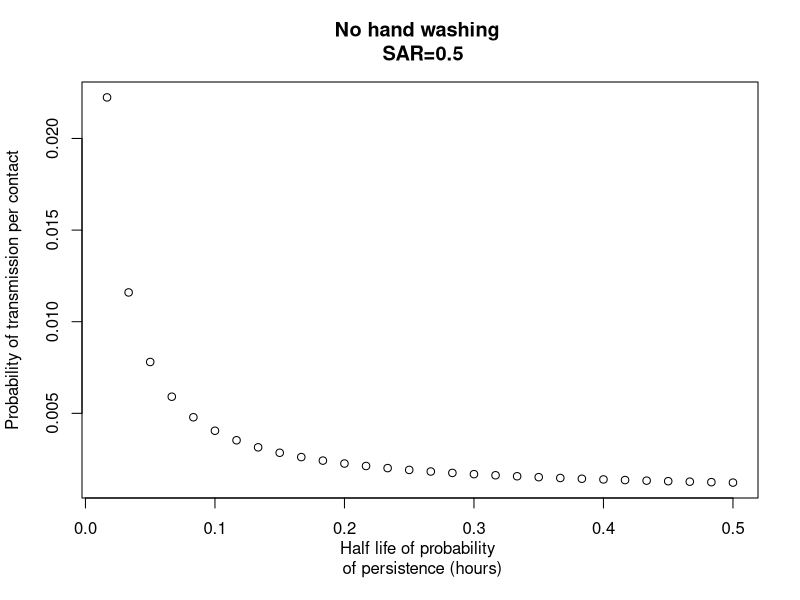
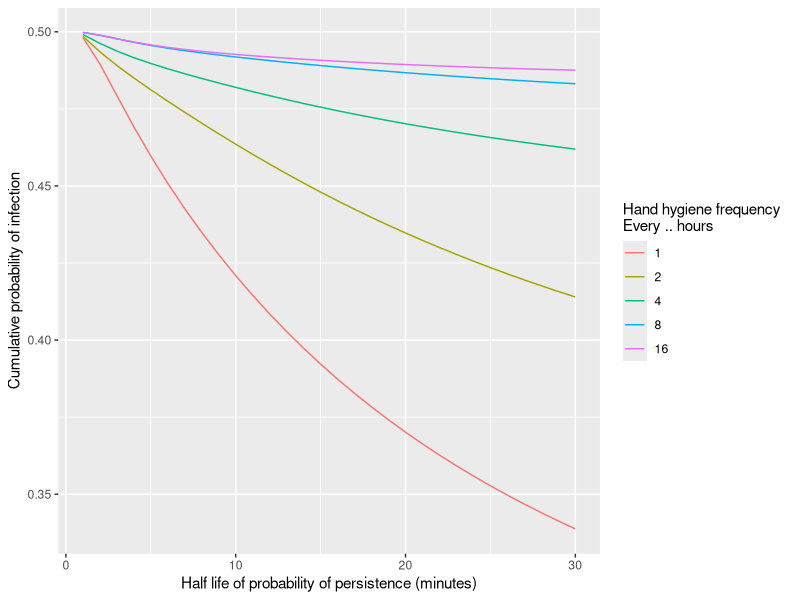
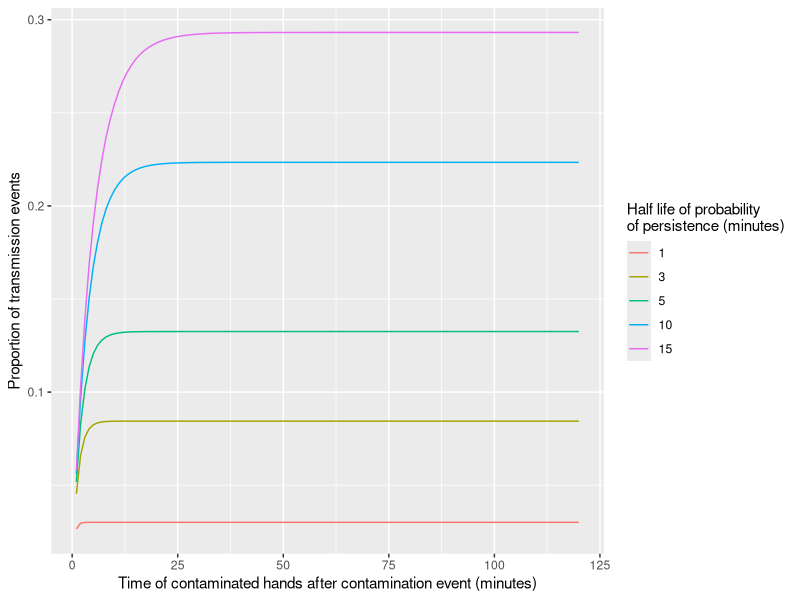

These figures' R source, in order:
# =============================================================================== #
# Hand hygiene covid-19 model 
# =============================================================================== #
rm(list=ls())
# Packages
library(ggplot2)
library(tidyr)
library(dplyr)

# Generate times according to exponential distribution
# Exponentially distributed time-to-event until time t_end
exp.times <- function(t_end, rate){
  t <- t_temp <- NULL
  t0 <- t_max <- 0
  while(t_max< t_end){
    temp <- rexp(1, rate=rate)
    t_temp <- c(t_temp, temp)
    t_max <- t_max + temp
    t <-c(t, t_max) 
  }
  if(t[length(t)]>t_end) {
    t <- t[-length(t)]
    t_temp <- t_temp[-length(t_temp)]
  }
  return(list(t=t,t_temp=t_temp))
}

lognormal.times <- function(t_end, c_mean, c_sd){
  t <- t_temp <- NULL
  t0 <- t_max <- 0
  while(t_max< t_end){
    temp <- rlnorm(1, meanlog=c_mean, sdlog=c_sd)
    t_temp <- c(t_temp, temp)
    t_max <- t_max + temp
    t <-c(t, t_max) 
  }
  if(t[length(t)]>t_end) {
    t <- t[-length(t)]
    t_temp <- t_temp[-length(t_temp)]
  }
  return(list(t=t,t_temp=t_temp))
}

# =============================================================================== #
# Household function
# =============================================================================== #
# unit of time = hour
# c_rate = Rate at which hands of person is contaminated
# f_rate = Rate at which hands touch face (per unit of time)
# halflife = Time until probability of persistence is halved (per unit of time)
# f_times = Mean number of times at which hands touch face (per unit of time)
# t_end = Time period (default: 24 hours)
# eps = Probability of transmission per contact
# HW = Option for hand washing frequency (1=fixed regular times, 2=exponential)
# For HW=1: t_reg = regular, fixed times between hand washing
# For HW=2: hw_mean = mean for exponential distribution of hand washing times
# CT = Option for distribution of carriage duration
# =============================================================================== #

household.fun <- function(t_end=24*5, 
                          CT = 2, c_mean=1, c_sd=1, halflife=1, 
                          f_rate=2, eps=0.01,
                          HW = 1, hw_mean=10/60,
                          seed=NULL){
  if(!is.null(seed)) set.seed(seed)
  # rate for exponential decay computed from halflife
  v_rate <- -log(0.5)/halflife
  
  # Contamination times
  if(CT==1){ # Fixed times (constant)
    t_c<- seq(0, t_end, by = c_mean)
  }else if(CT==2){ # Exponential distrbution
    t_c <- exp.times(t_end,1/c_mean)$t
  }else if(CT==3){ # Log-normal (heavy-tail)
    t_c <- lognormal.times(t_end,c_mean,c_sd)$t
  }
  
  
  # Hand washing times/events
  t_HW <-NULL
  if(HW==1){# Hand washing at fixed times
    t_HW <- seq(0, t_end, by = hw_mean)
  }else if(HW==2){# Hand washing at random times (Poisson)
    t_HW <- exp.times(t_end, 1/hw_mean)$t
  }else if(HW==3){# Event-prompted hand washing
    # TBD
  }
  
  # Face-touching events
  # For now: poisson distribution for events/exponential distribution for times
  t_f <- exp.times(t_end, f_rate)$t
  
  # Compute probability of persistence at face-touching events
  # For now: Exponential distribution 
  v <- rep(0, length(t_f)) # prob. of contamination at face touching events
  # total time of exposure, i.e. cumulative time between contamination event and face-touching 
  # with no hand washing event: 
  t_exp <- last_tc <- NULL
  for(i in 1:length(t_f)){
    ind <- which(t_c<=t_f[i])
    if(length(ind)>0){
      # Last contamination event/time
      last <- t_c[ind[length(ind)]] 
      if(HW==0){
        v[i] <- exp(-v_rate*(t_f[i]-last)) # No handwashing events
        t_exp <- c(t_exp, t_f[i]-last)
        last_tc <- c(last_tc,last)
      }
      else{
        # Was there a hand washing in between contamination and face-touching?
        ind_HW <- intersect(which(t_HW>=last), which(t_HW<t_f[i]))
        if(length(ind_HW)>0) v[i] <- 0 # yes
        else{
          v[i] <- exp(-v_rate*(t_f[i]-last)) # no
          t_exp <- c(t_exp, t_f[i]-last)
          last_tc <- c(last_tc,last)
        }
      }
    }
  }
  
  # Force of infection
  foi <- eps*v
  # Probability of infection
  p_inf <- 1-exp(-sum(foi))
  
  return(list(p_inf=p_inf, v=v, t_c=t_c, t_f=t_f, t_HW=t_HW, t_exp=t_exp, last_tc=last_tc))
}

# Calculate epsilon (prob. of transmission per contact) in scenario with no HW
# Fixed SAR
compute.eps <- function(t_end,c_mean,f_rate,halflife, SAR=0.5, seed=NULL){
  if(!is.null(seed)) set.seed(seed)
  t_c <- exp.times(t_end,1/c_mean)$t
  t_f <- exp.times(t_end, f_rate)$t
  v_rate <- -log(0.5)/halflife
  sum <- 0
  for(i in 1:length(t_f)){
    ind <- which(t_c<=t_f[i])
    if(length(ind)>0){
      last <- t_c[ind[length(ind)]] 
      sum <- sum + exp(-v_rate*(t_f[i]-last))
    }
  }
  return(-log(SAR)/sum)
}


###############################
infPeriod <- 5
# Without hand washing
dc <- seq(1,30)/60 # Persistence of virus on hands (per hour)
eps <- probTrans <- meanP <- rep(0,length(dc))
for(i in 1:length(dc)){
  eps[i] <- compute.eps(t_end=24*infPeriod,c_mean=1,f_rate=11,halflife=dc[i], SAR=0.5, seed=12345)
  p <- household.fun(t_end=24*infPeriod, HW=0, f_rate=11, eps=eps[i], halflife=dc[i],seed=12345)$v
  meanP[i] <- mean(p)
}

plot(dc, eps, 
     xlab="Half life of probability \n of persistence (hours)", 
     ylab="Probability of transmission per contact",
     main="No hand washing \n SAR=0.5")

# =============================================================================== #
# how transmission prob in a 2 person household changes with hand hygiene 
# frequency as a function of duration of contamination (but where parameters are 
# constrained to give the same secondary attack rate in the absence of hand hygiene)
# =============================================================================== #
# hw <- c(1,2,3,6,12,15,20)
hw <- c(1,2,4,8,16)
dc <- seq(1,30)/60
data <- dataInf <- NULL
for(h in hw){
  eps <- probTrans <- meanP <- pInf <- rep(0,length(dc))
  for(i in 1:length(dc)){
    eps[i] <- compute.eps(t_end=24*infPeriod,c_mean=1,f_rate=11,halflife=dc[i], seed=12345)
    pInf[i] <- household.fun(t_end=24*infPeriod,HW=1,hw_mean=h, f_rate=11, eps=eps[i], halflife=dc[i],seed=12345)$p_inf
  }
  dataInf <- cbind(dataInf, pInf)
}

dataInf <- as.data.frame(dataInf)
colnames(dataInf) <- 1:ncol(dataInf)
rownames(dataInf) <- 1:nrow(dataInf)
dataInf %>% gather() %>% group_by(key) %>% 
  mutate(x=1:n()) %>%
  ggplot(aes(x=x, y=value,group=key,color=key)) + 
  geom_line() +
  xlab("Half life of probability of persistence (minutes)") + 
  ylab("Cumulative probability of infection") + 
  # scale_x_discrete(breaks=xaxis, labels=as.character(xaxis)) + 
  scale_color_discrete(name="Hand hygiene frequency \nEvery .. hours",
                       labels=hw)


# =============================================================================== #
# plot of how many transmission events (in a population of 100 two person 
# households say) result from hands that have been contaminated for at least x 
# minutes in the absence of hand hygiene (so x axis is minutes, y axis is 
# proportion of transmission events)
# =============================================================================== #
epsilon <- 0.001 # Probability of transmission per contact
num <- 100 # Number of households
dc <- c(1,3,5,10,15)/60 # Half life of probability of persistence
propTransMat <- NULL
maxExp <- 6
xaxis <- seq(3/60,maxExp,by=3/60) # Discretization of time
for(d in dc){
  pinf <- rep(0,num)
  texp <- v <- last_tc <- list()
  for(h in 1:num){
    sim <- household.fun(t_end=24*infPeriod, HW=0, f_rate=11, eps=epsilon, halflife=d)
    pinf[h] <- sim$p_inf
    texp[[h]] <- sim$t_exp
    v[[h]] <- sim$v
    last_tc[[h]] <- sim$last_tc
  }
  v <- lapply(v, function(x) x[which(x!=0)])
  
  # maxExp <- max(c(maxExp, unlist(lapply(texp, function(x) max(round(x,2))))))
  propTrans <- rep(0, length(xaxis))
  for(i in 1:length(xaxis)){
    temp <- NULL
    for(h in 1:num){
      temp<- c(temp, 1-exp(-sum(epsilon*v[[h]][which(texp[[h]]<xaxis[i])])))
    }
    propTrans[i] <- sum(temp)/num
  }
  propTransMat <- cbind(propTransMat, propTrans)
}

propTransMat <- as.data.frame(propTransMat)
colnames(propTransMat) <- 1:ncol(propTransMat)
rownames(propTransMat) <- 1:nrow(propTransMat)
propTransMat %>% gather() %>% group_by(key) %>% 
  mutate(x=1:n()) %>%
  ggplot(aes(x=x, y=value,group=key,color=key)) + 
  geom_line() +
  xlab("Time of contaminated hands after contamination event (minutes)") + 
  ylab("Proportion of transmission events") + 
  # scale_x_discrete(breaks=xaxis, labels=as.character(xaxis)) + 
  scale_color_discrete(name="Half life of probability \nof persistence (minutes)",
                       labels=as.character(dc*60))
